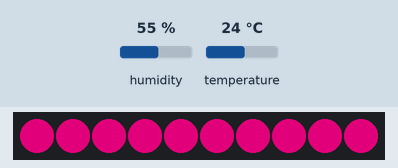
Bench run of a sketch on a simulated Arduino Uno, built with avr-gcc and run on an emulated ATmega328P. On the bench: 10 RGB LEDs in strip order, left to right. The inputs (shaded band) are chosen by the test bench; at power-on: temperature 24 °C, humidity 55 %. Dim RGB values are drawn brighter than linear; what the sketch prints to the serial monitor is not drawn.

Above: at 4.8 s.
4.9 s: temperature set to 12 °C
At 6.4 s:
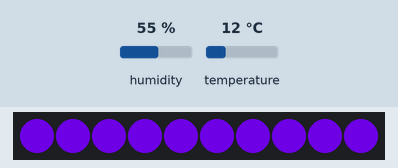
7.9 s: temperature set to 19 °C
At 9.0 s:
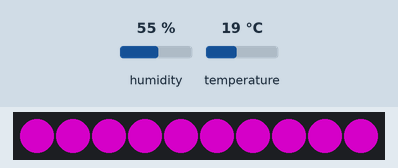
10.9 s: temperature set to 28 °C
At 13.0 s:
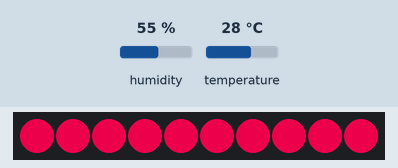
Timing chart, 0 to 14.5 s (numbered marks = the images above; inputs shaded):
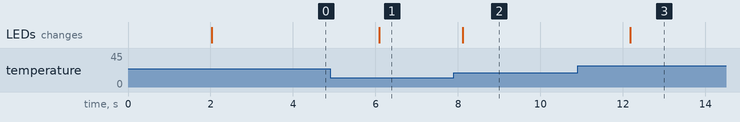

Measured:
- after the input at 4.9 s, the LEDs: change after 1.2 s (image 1)
- after the input at 7.9 s, the LEDs: change after 0.22 s (image 2)
- after the input at 10.9 s, the LEDs: change after 1.3 s (image 3)

The sketch:

July_12.ino
```cpp
#include <Servo.h>
#include <Adafruit_NeoPixel.h>

#include "DHT.h"
#define DHTPIN 2
#define DHTTYPE DHT11
#define LED_PIN 6
#define LED_COUNT 10

DHT dht(DHTPIN, DHTTYPE);
Adafruit_NeoPixel strip(LED_COUNT, LED_PIN, NEO_GRB + NEO_KHZ800);

void setup() {
  // put your setup code here, to run once:
  Serial.begin(9600);
  dht.begin();

  strip.begin();
  strip.show();
  strip.setBrightness(255);
}

void loop() {
  delay(2000);
  float temp = dht.readTemperature();
  if (isnan(temp)) {
    Serial.println(F("Failed to read from DHT sensor!"));
    return;
  }
  Serial.print(temp);
  Serial.print(F("ºC "));
  float cold = 255-6.9*temp;
  for (int i=0; i<LED_COUNT; i++)
  {
    strip.setPixelColor(i, strip.Color((6.9*temp), 0, cold));
    strip.show();
  }


}
```
